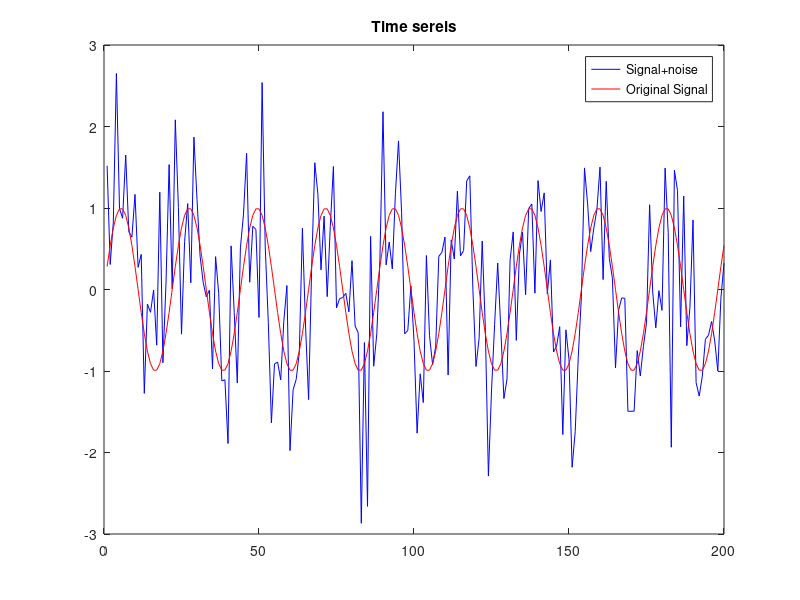
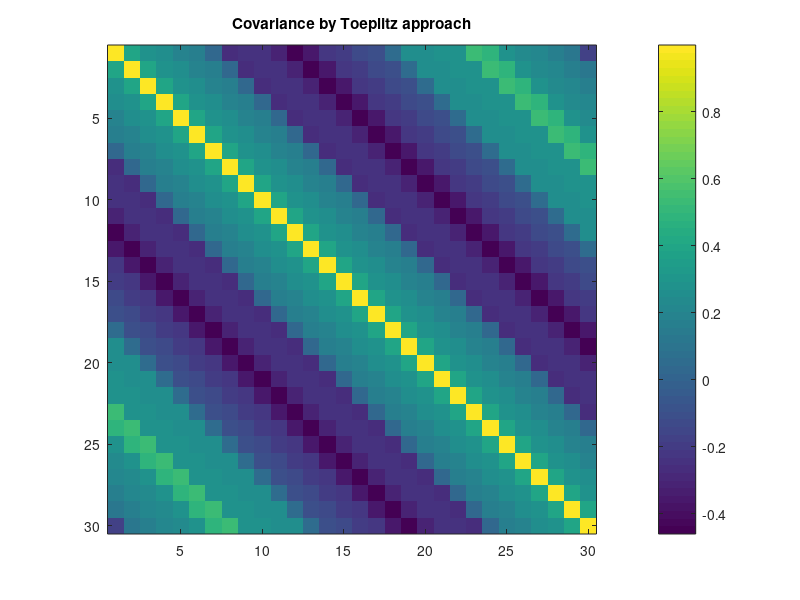
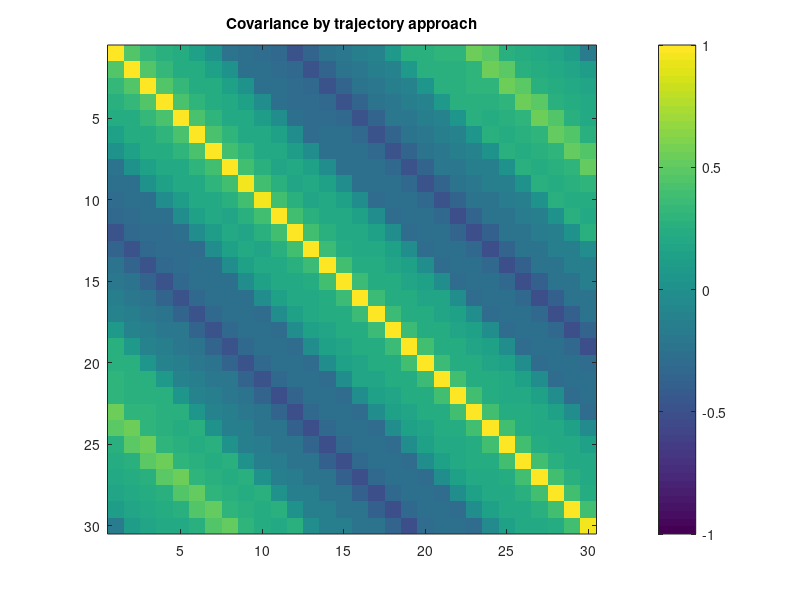
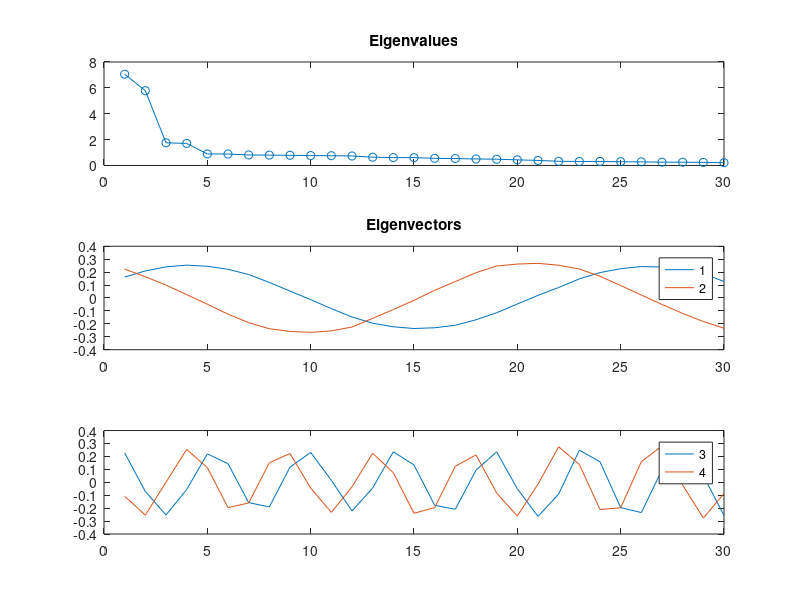

The MATLAB source for these figures, in order: (Note: this script raises an error after producing the figures.)
%from https://dept.atmos.ucla.edu/tcd/ssa-tutorial-matlab
%--------------------------------------------------------------------------
%...
%--------------------------------------------------------------------------
clear
close all

%% Set general Parameters
M = 30;    % window length = embedding dimension
N = 200;   % length of generated time series
T = 22;    % period length of sine function
stdnoise = 1; % noise-to-signal ratio


%% Create time series X
%First of all, we generate a time series, a sine function of length N with observational white noise

t = (1:N)';
Xsig = sin(2*pi*t/T);
noise = stdnoise*randn(size(Xsig));
X = Xsig + noise;
X = X - mean(X);            % remove mean value
X = X/std(X,1);             % normalize to standard deviation 1

%X=1:10;
%NN=length(X);
NN=N;
X=X(1:NN);
%MM=fix(NN/2);
MM=M;
figure;
set(gcf,'name','Time series X');
%clf;
plot(t(1:NN),X,'b-');
hold on
plot(t(1:NN),Xsig,'r-');
legend('Signal+noise','Original Signal')
title('Time sereis')


%% Calculate covariance matrix C (Toeplitz approach)
%Next, we calculate the covariance matrix. There are several numerical approaches to estimate C. Here, we calculate the covariance
% function with CORR and build C with the function TOEPLITZ.

covX = xcorr(X,M-1,'unbiased'); %none for different lengths, Rxy(m) biased 1/N, Rxy(m) unbiased 1/(N-|m|), normalized - max 1)
Ctoep=toeplitz(covX(M:end));

%--------------------------------------------------------------------------

%test vectorized (above) against "real" example of format/matfor - and using caps
%only this does not interfere with sqrt -1!! all papers have this abomination
ckpaper=1;
ckpaper=0;
if ckpaper
    for J=0:MM-1 %do 
    CS(J+1)=0;
    for I=1:NN-J
        CS(J+1)=CS(J+1)+X(I)*X(I+J);
    end
    CS(J+1)=CS(J+1)/(NN-J);
end
CS=CS';
max(abs(CS-Ctoep(:,1))) %only need to check against 1st column of toeplitz matrix
%CTOEP=toeplitz(CS); %make toeplitz matrix (matlab vectorized), could do
%with complicated format/matfor loops
end
%--------------------------------------------------------------------------

figure;
set(gcf,'name','Covariance matrix');
clf;
imagesc(Ctoep); %by default imagesc inverts the y axis, positive down. This makes
%matrices, and things like landsat images, start at upper left and go across and down
%x(1 1) x(1 2)
%x(2 1) x(2 2)
%as in Math notation for matrices, not as x axis positive right and y axis
%positive "up" page for plotting
axis square
%set(gca,'clim',[-1 1]);
colorbar
title('Covariance by Toeplitz approach')

%% Calculate covariance matrix (now by trajectory approach)
%An alternative approach is to determine C directly from the scalar product of Y, the time-delayed embedding of X. Although this estimation of C does not give a Toeplitz structure, with the eigenvectors not being symmetric or antisymmetric,
% it ensures a positive semi-definite covariance matrix.
N = length(X);
Y=zeros(N-M+1,M);
for m=1:M
  Y(:,m) = X((1:N-M+1)+m-1);
end

%--------------------------------------------------------------------------
%above can also be vectorized
%--------------------------------------------------------------------------

Cemb=Y'*Y / (N-M+1);
figure;
set(gcf,'name','Covariance matrix');
clf;
imagesc(Cemb);
axis square
set(gca,'clim',[-1 1]);
colorbar
title('Covariance by trajectory approach')

%% Choose covariance estimation
%Choose between Toeplitz approach (cf. Vautard & Ghil) and trajectory approach (cf. Broomhead & King).
% C=Ctoep;
C=Cemb;

%% Calculate eigenvalues (LAMBDAs) and eigenvectors (RHOs)
%In order to determine the eigenvalues and eigenvectors of C, we use the function EIG. This function returns two matrices,
% the matrix RHO with eigenvectors arranged in columns, and the matrix LAMBDA with eigenvalues along the diagonal.

[RHO,LAMBDA] = eig(C);
LAMBDA = diag(LAMBDA);               % extract the diagonal elements
[LAMBDA,ind]=sort(LAMBDA,'descend'); % sort eigenvalues
RHO = RHO(:,ind);                    % and eigenvectors
figure;
set(gcf,'name','Eigenvectors RHO and Eigenvalues LAMBDA')
clf;
subplot(3,1,1);
plot(LAMBDA,'o-');
title('Eigenvalues')
subplot(3,1,2);
plot(RHO(:,1:2), '-');
legend('1', '2');
title('Eigenvectors')
subplot(3,1,3);
plot(RHO(:,3:4), '-');
legend('3', '4');

%% Calculate principal components PC
%The principal components are given as the scalar product between Y, the time-delayed embedding of X, and the eigenvectors RHO.

PC = Y*RHO;
figure;
set(gcf,'name','Principal components PCs')
clf;
for m=1:4
  subplot(4,1,m);
  plot(t(1:N-M+1),PC(:,m),'k-');
  ylabel(sprintf('PC %d',m));
  ylim([-10 10]);
end
sgtitle('Principal Components (PCs)');

%% Calculate reconstructed components RC
%In order to determine the reconstructed components RC, we have to invert the projecting PC = Y*RHO; i.e. RC = Y*RHO*RHO'=PC*RHO'.
% Averaging along anti-diagonals gives the RCs for the original input X.
RC=zeros(N,M);
for m=1:M
  buf=PC(:,m)*RHO(:,m)'; % invert projection
  buf=buf(end:-1:1,:);
  for n=1:N % anti-diagonal averaging
    RC(n,m)=mean( diag(buf,-(N-M+1)+n) );
  end
end
figure;
set(gcf,'name','Reconstructed components (RCs)')
clf;
for m=1:4
  subplot(4,1,m);
  plot(t,RC(:,m),'r-');
  ylabel(sprintf('RC %d',m));
  ylim([-1 1]);
end
sgtitle('Reconstructed Components (RCs)')

%% Compare reconstruction and original time series
%Note that the original time series X can be completely reconstructed by the sum of all reconstructed components RC (upper panel).
% The sine function can be reconstructed with the first pair of RCs (lower panel).

figure;
set(gcf,'name','Original time series X and reconstruction RC')
clf;
subplot(2,1,1)
plot(t,X,'b',t,sum(RC(:,:),2),'r-.');
legend('Original','Complete reconstruction');
title('Compare reconstruction and original time series')
subplot(2,1,2)
plot(t,X,'b','LineWidth',2);
plot(t,X,'b-',t,sum(RC(:,1:2),2),'r-');
legend('Original','Reconstruction with RCs 1-2');
